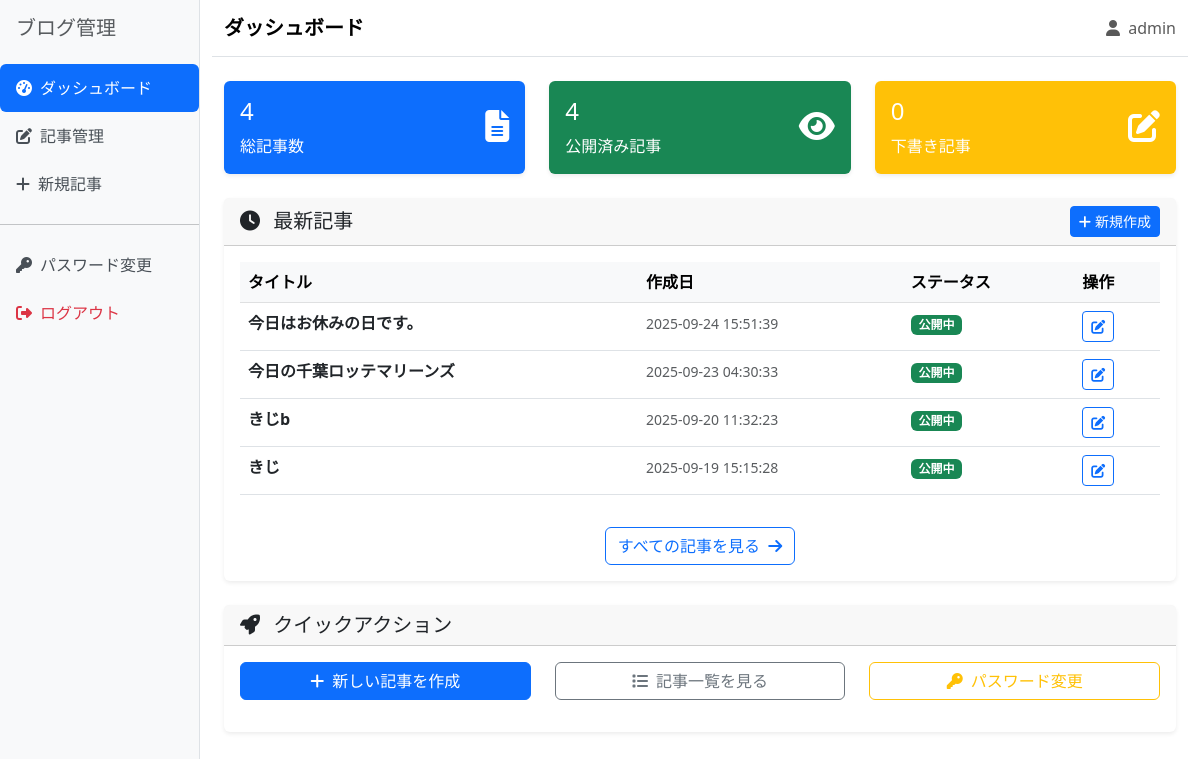
Page /admin (signed in) on the earlier database version.
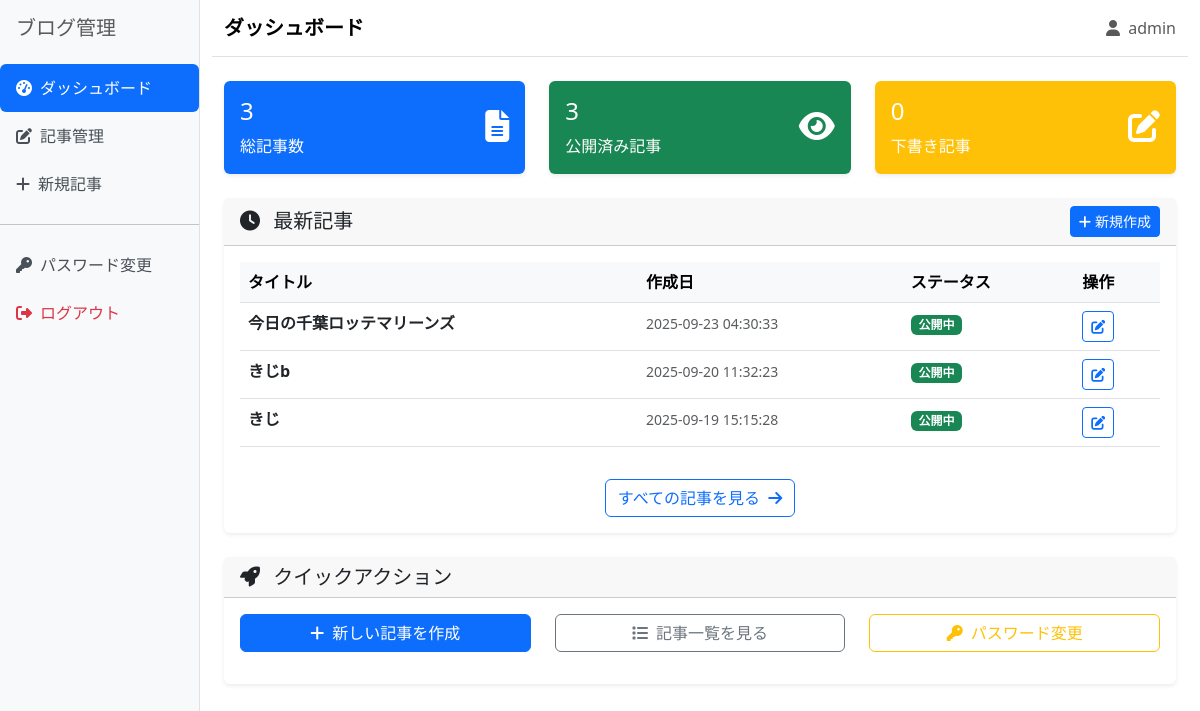
Same page on the later database version.
### app.py (models this page shows, shortened)
class Post(db.Model):
    __tablename__ = 'posts'
    id = db.Column(db.Integer, primary_key=True)
    title = db.Column(db.String(200), nullable=False)
    content = db.Column(db.Text, nullable=False)
    created_at = db.Column(db.DateTime, default=datetime.now)
    updated_at = db.Column(db.DateTime, default=datetime.now, onupdate=datetime.now)
    is_published = db.Column(db.Boolean, default=False)

### app.py (the view)
@app.route('/admin')
@login_required
def admin_dashboard():
    total_posts = Post.query.count()
    published_posts = Post.query.filter_by(is_published=True).count()
    draft_posts = total_posts - published_posts
    recent_posts = Post.query.order_by(Post.created_at.desc()).limit(5).all()
    recent_posts_tuple = [
        (post.id, post.title, post.created_at.strftime('%Y-%m-%d %H:%M:%S'), post.is_published)
        for post in recent_posts
    ]
    return render_template('admin/dashboard.html',
                           total_posts=total_posts,
                           published_posts=published_posts,
                           draft_posts=draft_posts,
                           recent_posts=recent_posts_tuple)

### app.py (called while the page is built)
def login_required(f):
    @wraps(f)
    def decorated_function(*args, **kwargs):
        if 'admin_logged_in' not in session:
            flash('ログインが必要です', 'error')
            return redirect(url_for('login'))
        return f(*args, **kwargs)
    return decorated_function

### templates/admin/dashboard.html (shortened to what the changed rows need)
{% extends "admin/base.html" %}
{% block content %}
<div class="row mb-4">
    <div class="col-md-4">
        <div class="card text-white bg-primary">
            <div class="card-body">
                <div class="d-flex justify-content-between">
                    <div>
                        <h4 class="card-title">{{ total_posts }}</h4>
                        <p class="card-text">総記事数</p>
                    </div>
                </div>
            </div>
        </div>
    </div>
    <div class="col-md-4">
        <div class="card text-white bg-success">
            <div class="card-body">
                <div class="d-flex justify-content-between">
                    <div>
                        <h4 class="card-title">{{ published_posts }}</h4>
                        <p class="card-text">公開済み記事</p>
                    </div>
                </div>
            </div>
        </div>
    </div>
</div>
<div class="row">
    <div class="col-12">
        <div class="card">
            <div class="card-body">
                {% if recent_posts %}
                    <div class="table-responsive">
                        <table class="table table-hover">
                            <thead class="table-light">
                                <tr>
                                    <th>タイトル</th>
                                    <th>作成日</th>
                                    <th>ステータス</th>
                                    <th>操作</th>
                                </tr>
                            </thead>
                            <tbody>
                                {% for post in recent_posts %}
                                <tr>
                                    <td>
                                        <strong>{{ post[1] }}</strong>
                                    </td>
                                    <td>
                                        <small class="text-muted">
                                            {{ post[2] }}
                                        </small>
                                    </td>
                                    <td>
                                        {% if post[3] %}
                                            <span class="badge bg-success">公開中</span>
                                        {% else %}
                                            <span class="badge bg-secondary">下書き</span>
                                        {% endif %}
                                    </td>
                                    <td>
                                        <div class="btn-group btn-group-sm">
                                            <a href="{{ url_for('admin_post_edit', post_id=post[0]) }}"
                                               class="btn btn-outline-primary">
                                                <i class="fas fa-edit"></i>
                                            </a>
                                        </div>
                                    </td>
                                </tr>
                                {% endfor %}
                            </tbody>
                        </table>
                    </div>
                {% endif %}
            </div>
        </div>
    </div>
</div>
{% endblock %}

Differences in the rows shown:
removed Post: title "今日はお休みの日です。", post "2025-09-24 15:51:39"
Other differences:
{{ total_posts }}: "4" → "3"
{{ published_posts }}: "4" → "3"
